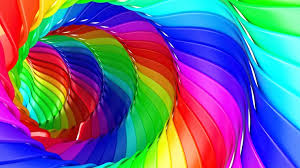
#> input picture Modulewise/Mod4/ColorModels/picG.jpeg, 300 x 168 px
$ python pythonG.py
#> lines starting #> are read from the running program, lines starting #| are printed output that depends on the picture
import cv2
import numpy as np
import matplotlib.pyplot as plt
import tkinter as tk
from tkinter import filedialog

# 1. Open local file picker
root = tk.Tk()
root.withdraw()
print("Select a COLORED image to see the Color Models...")
image_path = filedialog.askopenfilename(title="Select Colored Image",
                                        filetypes=[("Image files", "*.png *.jpg *.jpeg")])
#> the answer given: picG.jpeg

if not image_path:
    print("No file selected! Exiting...")
else:
    # Load colored image
    img = cv2.imread(image_path)
#> img is the input picture: shape (168, 300, 3); mean B, G, R 141.5, 103.9, 106.4
    if img is None:
        print("Error: Could not load image.")
    else:
        img = cv2.resize(img, (300, 300))
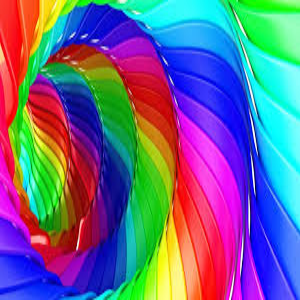
#> img: shape (300, 300, 3); mean B, G, R 141.4, 103.9, 106.3
        img_rgb = cv2.cvtColor(img, cv2.COLOR_BGR2RGB)

        # --- 1. RGB (Red, Green, Blue) ---
        # We'll just show the original RGB reconstruction
        rgb_display = img_rgb

        # --- 2. HSL (Hue, Saturation, Lightness) ---
        img_hsl = cv2.cvtColor(img, cv2.COLOR_BGR2HLS)
#> img_hsl: shape (300, 300, 3); mean of channels 0, 1, 2 97.3, 122.6, 231.6

        # --- 3. CIELAB (L*a*b*) ---
        # L = Lightness, a = green-red, b = blue-yellow
        img_lab = cv2.cvtColor(img, cv2.COLOR_BGR2Lab)
#> img_lab: shape (300, 300, 3); mean of channels 0, 1, 2 140.1, 149, 118.8

        # --- 4. CMYK (Cyan, Magenta, Yellow, Black) ---
        # Mathematical conversion for the Cyan channel
        img_float = img_rgb.astype(float) / 255.0
        K = 1 - np.max(img_float, axis=2)
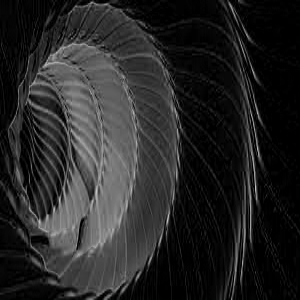
#> K: shape (300, 300) float64; min 0, max 0.773, mean 0.152
        C = (1 - img_float[..., 0] - K) / (1 - K + 1e-10)
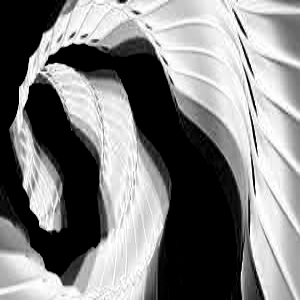
#> C: shape (300, 300) float64; min 0, max 1, mean 0.507
        # We'll display the Cyan intensity map
        cyan_channel = np.clip(C * 255, 0, 255).astype(np.uint8)

        # --- DISPLAY RESULTS ---
        titles = ['1. RGB Model (Original)', '2. HSL Model (Gradients)',
                  '3. CIELAB Model', '4. CMYK (Cyan Channel)']
        images = [rgb_display, img_hsl, img_lab, cyan_channel]

        plt.figure(figsize=(15, 10))
        for i in range(4):
            plt.subplot(2, 2, i+1)
            # CMYK/Cyan is single channel, so we use a specific colormap
            if i == 3:
                plt.imshow(images[i], cmap='GnBu')
            else:
                plt.imshow(images[i])
            plt.title(titles[i])
            plt.axis('off')

        plt.tight_layout()
        plt.show()
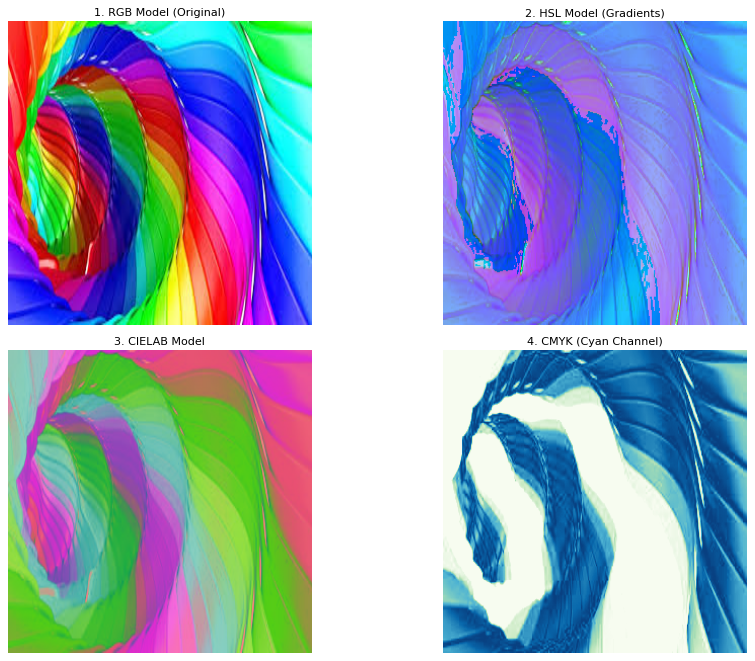
#> figure drawn by matplotlib, 4 panels
